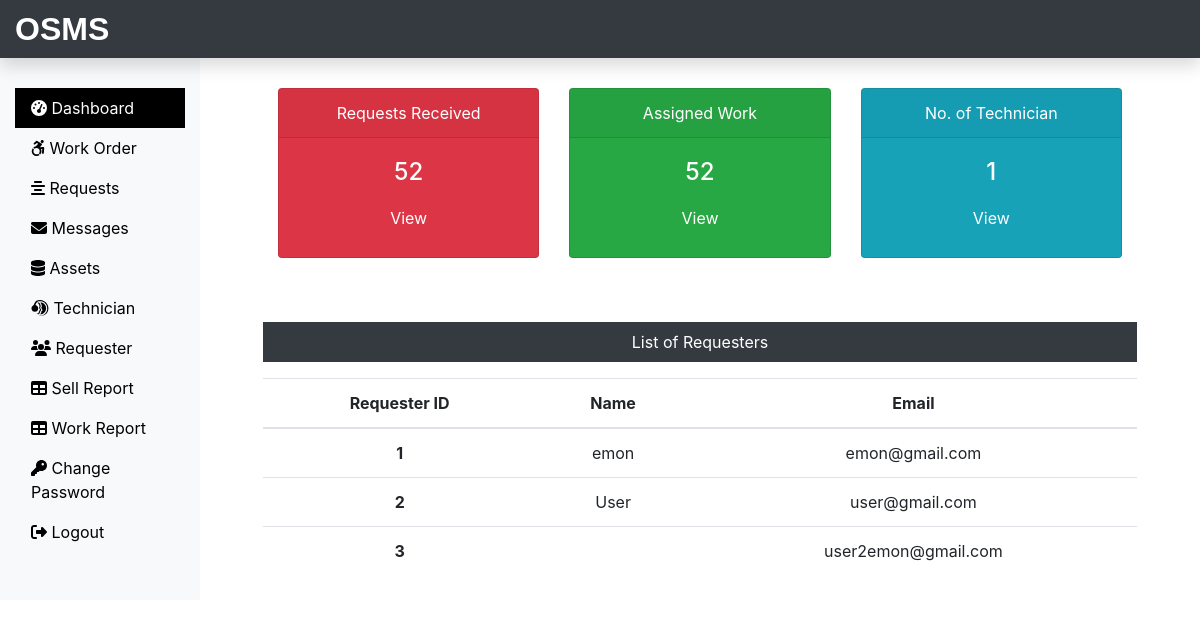
The app's page /Admin/dashboard.php (signed in) with its own data.
### tables this page shows
CREATE TABLE `requesterlogin_tb` (
  `r_login_id` int(11) NOT NULL,
  `r_name` varchar(60) NOT NULL,
  `r_email` varchar(60) NOT NULL,
  `r_password` varchar(60) NOT NULL
);

### Admin/dashboard.php (the view, shortened to what this page needs)
<?php
include('includes/header.php');
include('../dbConnection.php');
 $sql = "SELECT max(request_id) FROM submitrequest_tb";
 $result = $conn->query($sql);
 $row = mysqli_fetch_row($result);
 $submitrequest = $row[0];
 $sql = "SELECT max(request_id) FROM assignwork_tb";
 $result = $conn->query($sql);
 $row = mysqli_fetch_row($result);
 $assignwork = $row[0];
 $sql = "SELECT * FROM technician_tb";
 $result = $conn->query($sql);
 $totaltech = $result->num_rows;
?>
<div class="col-sm-9 col-md-10">
  <div class="row mx-5 text-center">
    <div class="col-sm-4 mt-5">
      <div class="card text-white bg-danger mb-3" style="max-width: 18rem;">
        <div class="card-header">Requests Received</div>
        <div class="card-body">
          <h4 class="card-title">
            <?php echo $submitrequest; ?>
          </h4>
          <a class="btn text-white" href="request.php">View</a>
        </div>
      </div>
    </div>
    <div class="col-sm-4 mt-5">
      <div class="card text-white bg-success mb-3" style="max-width: 18rem;">
        <div class="card-header">Assigned Work</div>
        <div class="card-body">
          <h4 class="card-title">
            <?php echo $assignwork; ?>
          </h4>
          <a class="btn text-white" href="work.php">View</a>
        </div>
      </div>
    </div>
    <div class="col-sm-4 mt-5">
      <div class="card text-white bg-info mb-3" style="max-width: 18rem;">
        <div class="card-header">No. of Technician</div>
        <div class="card-body">
          <h4 class="card-title">
            <?php echo $totaltech; ?>
          </h4>
          <a class="btn text-white" href="technician.php">View</a>
        </div>
      </div>
    </div>
  </div>
  <div class="mx-5 mt-5 text-center">
    <p class=" bg-dark text-white p-2">List of Requesters</p>
    <?php
    $sql = "SELECT * FROM requesterlogin_tb";
    $result = $conn->query($sql);
    if($result->num_rows > 0){
 echo '<table class="table">
  <thead>
   <tr>
    <th scope="col">Requester ID</th>
    <th scope="col">Name</th>
    <th scope="col">Email</th>
   </tr>
  </thead>
  <tbody>';
  while($row = $result->fetch_assoc()){
   echo '<tr>';
    echo '<th scope="row">'.$row["r_login_id"].'</th>';
    echo '<td>'. $row["r_name"].'</td>';
    echo '<td>'.$row["r_email"].'</td>';
  }
 echo '</tbody>
 </table>';
} else {
  echo "0 Result";
}
?>
  </div>
</div>
</div>
</div>
<?php
include('includes/footer.php');
?>

### css/custom.css (style rules this page uses)
a { color: black; }

### records on screen
requesterlogin_tb: r_login_id "1", r_name "emon", r_email "emon@gmail.com"
requesterlogin_tb: r_login_id "2", r_name "User", r_email "user@gmail.com"
requesterlogin_tb: r_login_id "3", r_email "user2emon@gmail.com"

### other values on screen
$submitrequest "52"
$assignwork "52"
$totaltech "1"
